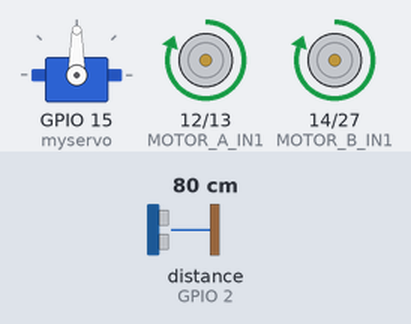
This sketch was run on a simulated ESP32. Parts: servo, motor-driver pin pairs drawn as motors (green arrow = first pin HIGH = forward, orange = second pin HIGH = backward, longer = more drive, scaled by the enable pin). The inputs (shaded band) are chosen by the test bench; at power-on: distance to the obstacle (sensor on GPIO 2) 80 cm. The echo pulse lasts 58.3 µs per cm; WiFi joins after 1.5 s; servers stay silent unless stated.

Above: at 3.0 s.
3.1 s: distance to the obstacle (sensor on GPIO 2) set to 21 cm
4.6 s: distance to the obstacle (sensor on GPIO 2) set to 17 cm
At 4.85 s:
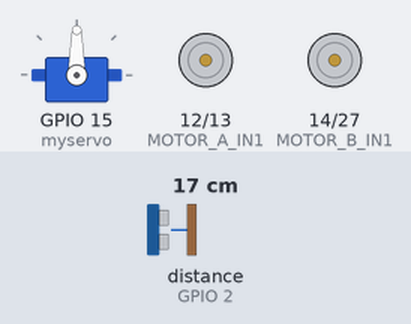
At 5.5 s:
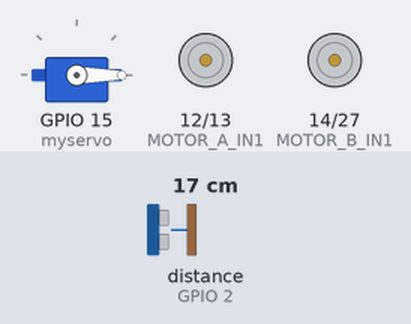
Timing chart, 0 to 13.6 s (numbered marks = the images above; inputs shaded):
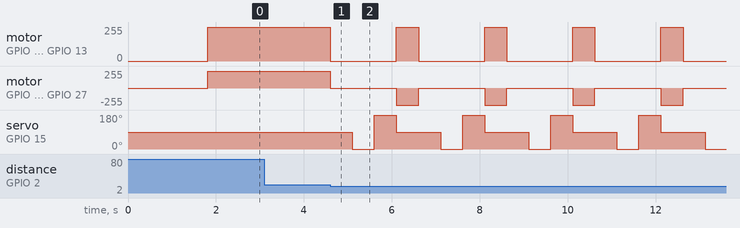

The sketch:

rover_movement_using_esp.ino
```cpp
#define BLYNK_TEMPLATE_ID "TMPL35voQYY6g"
#define BLYNK_TEMPLATE_NAME "SparkNerds"
#define BLYNK_AUTH_TOKEN "zz7aPw4uv-WnzhFUv7Oa1JglCERudHng"
#include <BlynkSimpleEsp32.h>
#include <Servo.h>
#include <NewPing.h>

#define TRIG_PIN 4
#define ECHO_PIN 2
#define MAX_DISTANCE 200

#define MOTOR_A_IN1 12
#define MOTOR_A_IN2 13
#define MOTOR_B_IN1 14
#define MOTOR_B_IN2 27
#define ENA 33
#define ENB 32

Servo myservo;
NewPing sonar(TRIG_PIN, ECHO_PIN, MAX_DISTANCE);

char auth[] = "zz7aPw4uv-WnzhFUv7Oa1JglCERudHng"; // Blynk Auth Token
char ssid[] = "rc"; // WiFi SSID
char pass[] = "123456789"; // WiFi Password

void setup() {
  Serial.begin(115200);

  // Initialize motor driver pins
  pinMode(MOTOR_A_IN1, OUTPUT);
  pinMode(MOTOR_A_IN2, OUTPUT);
  pinMode(MOTOR_B_IN1, OUTPUT);
  pinMode(MOTOR_B_IN2, OUTPUT);
  pinMode(ENA, OUTPUT);
  pinMode(ENB, OUTPUT);

  // Initialize Servo
  myservo.attach(15);
  myservo.write(90); // Set servo to middle position

  // Initialize Blynk
  Blynk.begin(auth, ssid, pass);
}

void loop() {
  Blynk.run();
  avoidObstacle();
}

void avoidObstacle() {
  int distance = sonar.ping_cm();

  if (distance > 0 && distance < 20) { // If obstacle detected within 20 cm
    stopCar(); // Stop the car
    delay(500);
    myservo.write(0); // Look left
    delay(500);

    int distanceLeft = sonar.ping_cm();

    myservo.write(180); // Look right
    delay(500);

    int distanceRight = sonar.ping_cm();

    myservo.write(90); // Reset to middle

    if (distanceLeft > distanceRight) {
      turnLeft();
    } else {
      turnRight();
    }
  } else {
    moveForward();
  }
}

void moveForward() {
  digitalWrite(MOTOR_A_IN1, HIGH);
  digitalWrite(MOTOR_A_IN2, LOW);
  digitalWrite(MOTOR_B_IN1, HIGH);
  digitalWrite(MOTOR_B_IN2, LOW);
  analogWrite(ENA, 255);
  analogWrite(ENB, 255);
}

void stopCar() {
  digitalWrite(MOTOR_A_IN1, LOW);
  digitalWrite(MOTOR_A_IN2, LOW);
  digitalWrite(MOTOR_B_IN1, LOW);
  digitalWrite(MOTOR_B_IN2, LOW);
}

void turnLeft() {
  digitalWrite(MOTOR_A_IN1, LOW);
  digitalWrite(MOTOR_A_IN2, HIGH);
  digitalWrite(MOTOR_B_IN1, HIGH);
  digitalWrite(MOTOR_B_IN2, LOW);
  delay(500);
}

void turnRight() {
  digitalWrite(MOTOR_A_IN1, HIGH);
  digitalWrite(MOTOR_A_IN2, LOW);
  digitalWrite(MOTOR_B_IN1, LOW);
  digitalWrite(MOTOR_B_IN2, HIGH);
  delay(500);
}
```

Measured:
- the behaviour switches between 20 and 19 cm on distance to the obstacle (sensor on GPIO 2) (found by bisection; images 0 and 1)
- after the input at 3.1 s, every drawn part: stays the same
- after the input at 4.6 s, motor on GPIO 12 (MOTOR_A_IN1) / GPIO 13 (MOTOR_A_IN2): alternates forward 255/255 for 0.50 s and stopped for 1.5 s, starting at once; motor on GPIO 14 (MOTOR_B_IN1) / GPIO 27 (MOTOR_B_IN2): alternates backward 255/255 for 0.50 s and stopped for 1.5 s, starting at once
